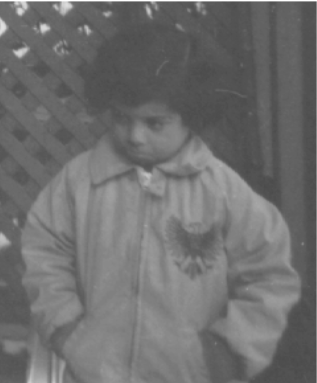
%> input picture Image Manipulation/littlegirl.png, 317 x 383 px
$ octave no1_adjust_contrast.m   (GNU Octave 9; MATLAB toolbox functions it lacks are replaced by stand-ins)
%> lines starting %> are read from the running program, lines starting %| are printed output that depends on the picture
clc
clear all

% 1a. Image1 read
I = imread('littlegirl.png');
%> I is the input picture: size 383x317x3 uint8; min 74, max 255, mean 110.9
whos I
% 1b. Image1 show and histogram
figure(1);
imshow(I);
figure(2);
imhist(I);
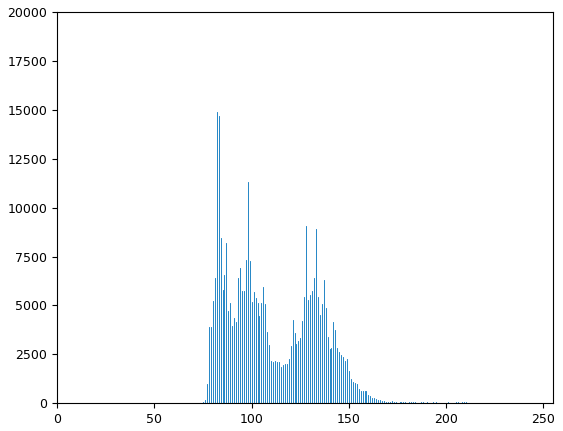
%> figure redrawn from the program's plot data; highest point at x = 82, y = 14892
display('Low contrast image: he intensity range of the image is rather narrow. The range does not cover the potential range of [0, 255], and is missing the high and low values that would result in good contrast.');

% 2a. Image2 creation - Contrast enhancement
% HISTOGRAM EQUALIZATION
I2 = histeq(I);
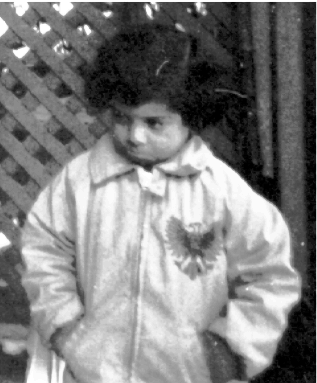
%> I2: size 383x317x3 uint8; min 0, max 255, mean 127.5
whos I2
% 2b. Image1 show and histogram
figure(3);
imshow(I2);
figure(4);
imhist(I2);
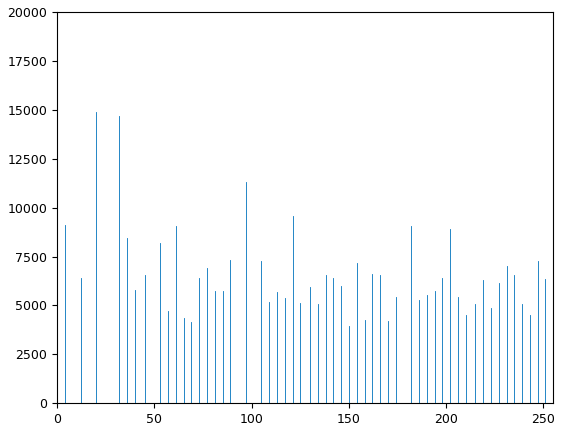
%> figure redrawn from the program's plot data; highest point at x = 20, y = 14892
display('High contrast image');
